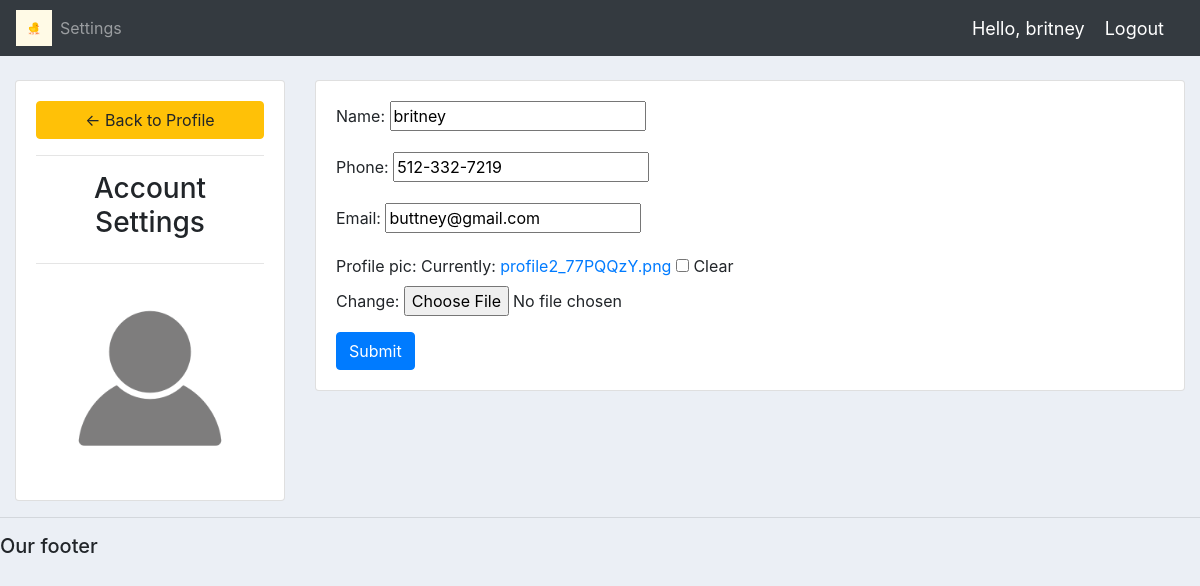
/account/ (signed in), run on the app's committed database.
### accounts/models.py (models this page shows, shortened)
class Customer(models.Model):
	user = models.OneToOneField(User, null=True, blank=True, on_delete=models.CASCADE)
	name = models.CharField(max_length=200, null=True)
	phone = models.CharField(max_length=200, null=True)
	email = models.CharField(max_length=200, null=True)
	profile_pic = models.ImageField(default="profile1.png", null=True, blank=True)
	date_created = models.DateTimeField(auto_now_add=True, null=True)

### accounts/decorators.py (the view)
		def wrapper_func(request, *args, **kwargs):
			group = None
			if request.user.groups.exists():
				group = request.user.groups.all()[0].name
			if group in allowed_roles:
				return view_func(request, *args, **kwargs)
			else:
				return HttpResponse('You are not authorized to view this page')

### accounts/forms.py
class CustomerForm(ModelForm):
	class Meta:
		model = Customer
		fields = '__all__'
		exclude = ['user']

### accounts/views.py (called while the page is built)
@login_required(login_url='login')
@allowed_users(allowed_roles=['customer'])
def accountSettings(request):
	customer = request.user.customer
	form = CustomerForm(instance=customer)
	if request.method == 'POST':
		form = CustomerForm(request.POST, request.FILES,instance=customer)
		if form.is_valid():
			form.save()
	context = {'form':form}
	return render(request, 'accounts/account_settings.html', context)

### accounts/templates/accounts/account_settings.html (shortened to what this page needs)
{%  extends 'accounts/main.html' %}
{% load static %}
{% block content %}
<br>
<div class="row">
	<div class="col-md-3">
		<div class="card card-body">
			<a class="btn btn-warning" href="{% url 'home' %}"> &#8592; Back to Profile</a>
			<hr>
			<h3 style="text-align: center">Account Settings</h3>
			<hr>
			<img class="profile-pic" src="{{request.user.customer.profile_pic.url}}" >
		</div>
	</div>
	<div class="col-md-9">
		<div class="card card-body">
			<form method="POST" action="" enctype="multipart/form-data">
				{{form.as_p}}
			<input class="btn btn-primary" type="submit" name="Update Information">
			</form>
		</div>
	</div>
</div>
{% endblock %}

### accounts/templates/accounts/navbar.html (shortened to what this page needs)
{% load static %}
<nav class="navbar navbar-expand-lg navbar-dark bg-dark">
  <img src="{% static 'images/logo.png' %}" style="width: 3vw; min-width: 3px;"/>
  <div class="collapse navbar-collapse" id="navbarNav">
    <ul class="navbar-nav">
      {% if request.user.is_staff %}
      <li class="nav-item active">
        <a class="nav-link" href="{% url 'home' %}">Dashboard</a>
      </li>
      <li class="nav-item">
        <a class="nav-link" href="{% url 'products' %}">Products</a>
      </li>
      {% else %}
       <li class="nav-item">
        <a class="nav-link" href="{% url 'account' %}">Settings</a>
      </li>
      {% endif %}
    </ul>
  </div>
  <span class="hello-msg">Hello, {{request.user}}</span>
  <span ><a  class="hello-msg" href="{% url 'logout' %}">Logout</a></span>
</nav>

### static/css/main.css (style rules this page uses)
body { background-color: #ebeff5; }

### accounts/templates/accounts/navbar.html (style rules this page uses)
.hello-msg { font-size: 18px; color: #fff; margin-right: 20px; }

### accounts/templates/accounts/account_settings.html (style rules this page uses)
.profile-pic { max-width: 200px; max-height:200px; margin: 0 auto; border-radius: 50%; }

### data on the page
Customer: name "britney", phone "512-332-7219", email "buttney@gmail.com"

### other printed values
{{ request.user }} "britney"
